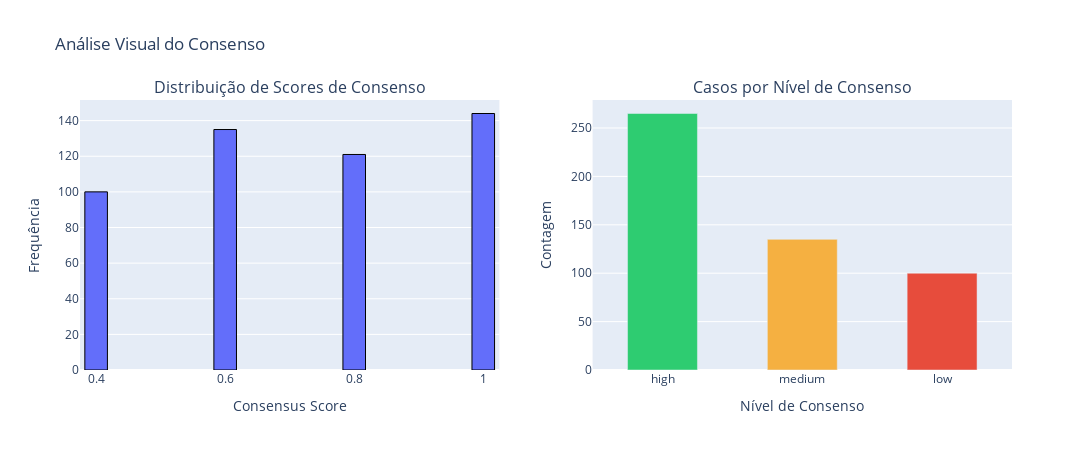

The code cell stored with this chart in its notebook:
### Code cell
visualizer.plot_score_and_levels(
    df_with_consensus=df_with_consensus,
    levels=levels
)

### Figure 1 — Plotly figure (JSON) as saved in the notebook; plotly's stock layout.template omitted (floating-point values rounded to 4 significant figures; data arrays with more than 128 entries replaced by an {"elided": "..."} marker saying what was removed)
{"data": [{"marker": {"line": {"color": "black", "width": 1}}, "name": "Consensus Score", "nbinsx": 20, "type": "histogram", "x": {"elided": "500 float values"}, "xaxis": "x", "yaxis": "y"}, {"marker": {"color": ["#2ECC71", "#F5B041", "#E74C3C"]}, "type": "bar", "width": 0.5, "x": ["high", "medium", "low"], "xaxis": "x2", "y": [265, 135, 100], "yaxis": "y2"}], "layout": {"annotations": [{"font": {"size": 16}, "showarrow": false, "text": "Distribuição de Scores de Consenso", "x": 0.225, "xanchor": "center", "xref": "paper", "y": 1, "yanchor": "bottom", "yref": "paper"}, {"font": {"size": 16}, "showarrow": false, "text": "Casos por Nível de Consenso", "x": 0.775, "xanchor": "center", "xref": "paper", "y": 1, "yanchor": "bottom", "yref": "paper"}], "bargap": 0.3, "height": 450, "showlegend": false, "title": {"text": "Análise Visual do Consenso"}, "width": 1100, "xaxis": {"anchor": "y", "domain": [0, 0.45], "title": {"text": "Consensus Score"}}, "xaxis2": {"anchor": "y2", "domain": [0.55, 1], "title": {"text": "Nível de Consenso"}}, "yaxis": {"anchor": "x", "domain": [0, 1], "title": {"text": "Frequência"}}, "yaxis2": {"anchor": "x2", "domain": [0, 1], "title": {"text": "Contagem"}}}}
